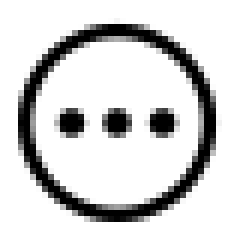
#> input picture osx_services/Add Exif Border sml.workflow/Contents/QuickLook/Thumbnail.png, 40 x 40 px (shown 6 times larger)
$ python main.py 'osx_services/Add Exif Border sml.workflow/Contents/QuickLook/Thumbnail.png'
#> lines starting #> are read from the running program, lines starting #| are printed output that depends on the picture
#> in process_image, img is the input picture: PIL image 40x40 RGBA; mean R, G, B, A 0, 0, 0, 43.5
### border.py
"""
Image border functions and classes
"""
import math
from enum import Enum
from dataclasses import dataclass
from PIL import Image
import text as tm

class BorderType(Enum):
    POLAROID = 'p'
    SMALL = 's'
    MEDIUM = 'm'
    LARGE = 'l'
    INSTAGRAM = 'i'

    def __str__(self):
        return self.value

@dataclass
class Border:
    top: int
    right: int
    bottom: int
    left: int
    border_type: BorderType

def get_border_size(img_width: int, img_height: int, reduceby: int=4) -> int:
    """Calculate an image border size based on the golden ratio.

    Args:
        img_width (number): Source image width
        img_height (number): Source image height
        reduceby (int): Reduce the border by a factor of this

    Returns:
        int: The border size
    """
    # Use golden ratio to determine border size from image size.
    golden_ratio = (1 + 5 ** 0.5) / 2
    img_area = img_width * img_height
    canvas_area = img_area * golden_ratio
    border_size = math.ceil(math.sqrt(canvas_area - img_area) / reduceby)

    return border_size

# [42 lines left out: function calculate_ratio_border, not called in this run]

def create_border(imgw: int, imgh: int, border_type: Border) -> Border:
    # top, right, bottom, left
    reduceby_map = {
        BorderType.POLAROID: (32, 32, 6, 32),
        BorderType.SMALL: (32, 32, 32, 32),
        BorderType.MEDIUM: (16, 16, 16, 16),
        BorderType.LARGE: (6, 6, 6, 6),
        BorderType.INSTAGRAM: (32, 32, 32, 32)
    }
    rtop, rright, rbottom, rleft = reduceby_map[border_type]
    btop = get_border_size(imgw, imgh, rtop)
    bright = get_border_size(imgw, imgh, rright)
    bbottom = get_border_size(imgw, imgh, rbottom)
    bleft = get_border_size(imgw, imgh, rleft)

    if border_type == BorderType.INSTAGRAM:
        # In the case of instagram, we want to enforce an image ratio of 4/5 with a minimum border so the
        # non-padded sides also have a border.
        ratio_border_horizonal, ratio_border_vertical = calculate_ratio_border(imgw, imgh, min_border=btop)
        btop = ratio_border_vertical
        bright = ratio_border_horizonal
        bbottom = ratio_border_vertical
        bleft = ratio_border_horizonal

    border = Border(btop, bright, bbottom, bleft, border_type)

    return border

def draw_border(img: Image, border: Border) -> Image:
    w = img.width + border.left + border.right
#> w = 42
    h = img.height + border.top + border.bottom
#> h = 42
    canvas = Image.new("RGB", (w, h), (255, 255, 255, 0))
#> canvas: PIL image 42x42 RGB; every value is 255
    canvas.paste(img, (border.left, border.top))
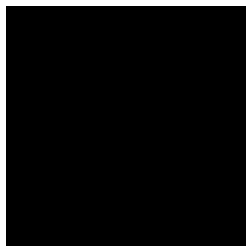
#> canvas: PIL image 42x42 RGB (shown 6 times larger); 9.3% white in thin lines or dots

    return canvas

# [30 lines left out: function draw_exif, not called in this run]

### filemanager.py
"""
File helper functions
"""
import os
from fnmatch import fnmatch

def should_include_file(filename: str, include_patterns: list[str], exclude_patterns: list[str]) -> bool:
    return any(fnmatch(filename, pattern) for pattern in include_patterns) and \
           not any(fnmatch(filename, pattern) for pattern in exclude_patterns)

# [13 lines left out: function get_directory_files, not called in this run]

### main.py
"""
 Add a border to the image named in the first parameter.
 A new image with {filename}_bordered will be generated.
 TODO: Read up on sorting images by appearance https://github.com/Visual-Computing/LAS_FLAS/blob/main/README.md
 """

import os
import argparse
import logging
from PIL import Image
from exif import get_exif
from filemanager import should_include_file, get_directory_files
from palette import load_image_color_palette, overlay_palette
from border import BorderType, create_border, draw_border, draw_exif
from text import validate_font

# Enable logging
logging.basicConfig(
    format="%(asctime)s - %(levelname)s - %(message)s", level=logging.INFO, datefmt='%Y-%m-%d %H:%M:%S'
)
logger = logging.getLogger(__name__)

def parse_arguments():
    parser = argparse.ArgumentParser(
        prog='python border.py',
        description='Add a border and exif data to jpg or png photos',
        epilog='Made for fun and to solve a little problem.'
    )
    parser.add_argument('path',
                        help='File or directory path')
    parser.add_argument('-e', '--exif', action='store_true', default=False,
                        help='Print photo exif data on the border')
    parser.add_argument('-p', '--palette', action='store_true', default=False,
                        help='Add colour palette to the photo border')
    parser.add_argument('-t', '--border_type', type=BorderType, choices=list(BorderType), default=BorderType.SMALL,
                        help='Border Type: p for polaroid, s for small, m for medium, l for large, i for instagram')
    parser.add_argument('-r', '--recursive', action='store_true', default=False,
                        help='Process directories recursively')
    parser.add_argument('--include', nargs='+', default=['*.jpg', '*.jpeg', '*.png', '*.JPG', '*.JPEG', '*.PNG'],
                        help='File patterns to include (default: *.jpg *.jpeg *.png, *.JPG, *.JPEG, *.PNG')
    parser.add_argument('--exclude', nargs='+', default=["*_border*"],
                        help='File patterns to exclude (default: *_border*)')
    parser.add_argument('-f', '--font', default='Roboto-Regular.ttf',
                        help='Font file in fonts directory')
    parser.add_argument('-fv', '--fontvariant', default=0, type=int,
                        help='Font style variant index')
    parser.add_argument('-fb', '--fontbold', default='Roboto-Medium.ttf',
                        help='Bold font file in fonts directory')
    parser.add_argument('-fbv', '--fontboldvariant', default=0, type=int,
                        help='Bold font style variant index')
    return parser.parse_args()


def process_image(path: str, add_exif: bool, add_palette: bool, border_type: BorderType,
                  font: tuple[str, int], boldfont: tuple[str, int]) -> str:
    """ Add a border to an image
    Supported image types ['jpg', 'jpeg', 'png'].

    Args:
        path (str): The image file path
        add_exif (bool): Add photo exif information to the border
        add_palette (bool): Add colour palette information to the border.
                            Currently only supported on Polaroid border types.
        border_type (BorderType): The type of border to add to the photo.
        font: tuple[str, int]: (fontName, fontVariantIndex)
        boldfont: tuple[str, int]: (fontName, fontVariantIndex)
    """
    filetypes = ['jpg', 'jpeg', 'png']
    path_dot_parts = path.split('.')
    ext = path_dot_parts[-1:][0]
    filename = ".".join(path_dot_parts[:-1])

    if not ext or ext.lower() not in filetypes:
        logger.error(f'Image must be one of {filetypes}')
        return

    exif = None
    img = Image.open(path)
    border = create_border(img.width, img.height, border_type)
    img_with_border = draw_border(img, border)
    save_as = f'{filename}_border-{border.border_type}'

    if add_exif:
        exif = get_exif(img)
        if exif:
            moduledir = os.path.dirname(os.path.abspath(__file__))
            fontdir = os.path.join(moduledir, "fonts")
            font_path = os.path.join(fontdir, font[0])
            bold_font_path = os.path.join(fontdir, boldfont[0])

            # Exit early if a problem exists with the fonts
            error_messages = [err for f in [(font_path, font[1]), (bold_font_path, boldfont[1])]
                              if (err := validate_font(fontpath=f[0], index=f[1]))]
            if len(error_messages) > 0:
                raise ValueError(error_messages)

            img_with_border = draw_exif(img_with_border, exif, border, (font_path, font[1]), (bold_font_path, boldfont[1]))
            save_as = f'{save_as}_exif'

    if add_palette:
        palette_size = round(border.bottom / 3)
        color_palette = load_image_color_palette(img, palette_size)
        # Position palette on right side of bottom border
        palette_x = img_with_border.width - border.right - color_palette.width
        palette_y = img_with_border.height - round(border.bottom / 2) - round(color_palette.height / 2)
        img_with_border = overlay_palette(img=img_with_border,
                                          color_palette=color_palette,
                                          offset=(palette_x, palette_y))
        save_as = f'{save_as}_palette'

    # There are two parts to JPEG quality. The first is the quality setting.
    #
    # JPEG also uses chroma subsampling, assuming that color hue changes are
    # less important than lightness changes and some information can be safely
    # thrown away. Unfortunately in demanding applications this isn't always true,
    # and you can most easily notice this on red edges. PIL didn't originally expose
    # a documented setting to control this aspect.
    #
    # Pascal Beyeler discovered the option which disables chroma subsampling. You can set
    # subsampling=0 when saving an image and the image looks way sharper!
    #
    # Note also that the documentation claims quality=95 is the best quality setting and
    # that anything over 95 should be avoided. This may be a change from earlier versions of PIL.
    #
    # ref: https://stackoverflow.com/a/19303889
    save_path = f'{save_as}.{ext}'
    exifdata = img.getexif()  # extracts original EXIF data from Image.open(path)
    img_with_border.save(save_path, exif=exifdata, subsampling=0, quality=95)

    # Clean up
    img_with_border.close()
    img.close()

    return save_path


def main():
    args = parse_arguments()
    paths = []

    # Figure out paths to save based on include/exclude opts and allowable file types
    if os.path.isdir(args.path):
        paths = get_directory_files(args.path, args.recursive, args.include, args.exclude)
    elif os.path.isfile(args.path):
        if should_include_file(args.path, args.include, args.exclude):
            paths.append(args.path)
        else:
            logger.info(f'Skipping {args.path} as it does not match the include/exclude patterns')
    else:
        logger.error(f'{args.path} is not a valid file or directory')

    for path in paths:
        logger.info(f'Adding border to {path}')
        save_path = process_image(path=path, add_exif=args.exif, add_palette=args.palette, border_type=args.border_type,
                                  font=(args.font, args.fontvariant) , boldfont=(args.fontbold, args.fontboldvariant))
        logger.info(f'Saved as {save_path}')

if __name__ == "__main__":
    try:
        main()
    except ValueError as e:
        logger.error(e)
